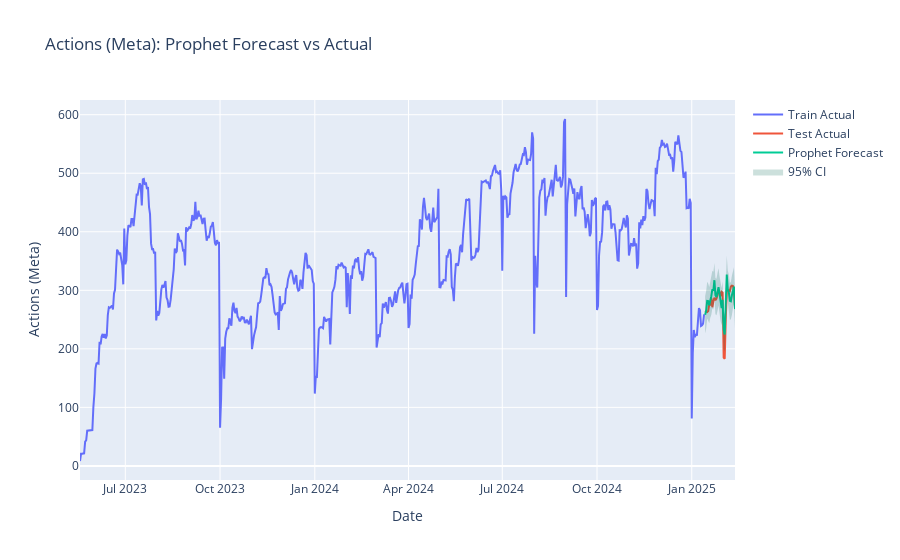

Write notebook code for a chart like this one.
### Markdown cell above
# 8) Plot 1: Actual vs. Prophet forecast + CI

### Code cell
ci = fc.set_index('ds').loc[test['Date'], ['yhat_lower','yhat_upper']]

fig_forecast = go.Figure([
    go.Scatter(x=train['Date'], y=train[metric], mode='lines', name='Train Actual'),
    go.Scatter(x=test['Date'],  y=test[metric],  mode='lines', name='Test Actual'),
    go.Scatter(x=test['Date'],  y=pred_prophet,      mode='lines', name='Prophet Forecast'),
    go.Scatter(
        x=list(test['Date']) + list(test['Date'][::-1]),
        y=list(ci['yhat_upper']) + list(ci['yhat_lower'][::-1]),
        fill='toself',
        fillcolor='rgba(0,100,80,0.2)',
        line=dict(color='rgba(255,255,255,0)'),
        name='95% CI'
    )
])
fig_forecast.update_layout(
    title=f'{metric}: Prophet Forecast vs Actual',
    xaxis_title='Date', yaxis_title=metric
)
fig_forecast.show()
